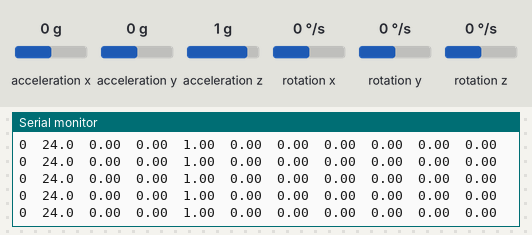
The sketch below on a simulated Arduino Uno, built with avr-gcc and run on an emulated ATmega328P. Shown: the last lines printed to the serial monitor. Wiring (inferred from the names in the program): MPU-6050 motion sensor at I2C address 0x68. The inputs (shaded band) are chosen by the test bench; at power-on: acceleration x 0 g, acceleration y 0 g, acceleration z 1 g, rotation x 0 °/s, rotation y 0 °/s, rotation z 0 °/s.

Above: at 1.2 s.
1.3 s: acceleration x set to -1.4 g
At 2.0 s:
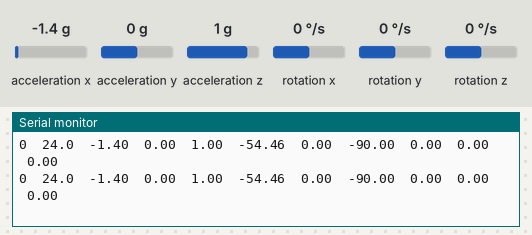
4.3 s: acceleration y set to -1.4 g
At 5.0 s:
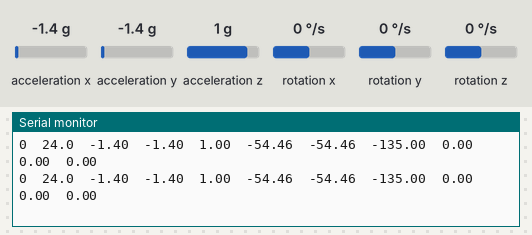
7.3 s: acceleration z set to -1.4 g
At 8.1 s:
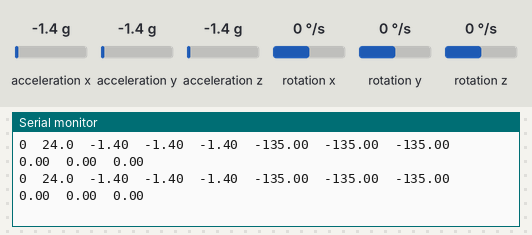
10.3 s: rotation x set to -192 °/s
At 10.9 s:
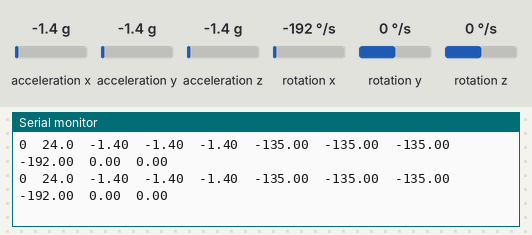
13.3 s: acceleration x set to 0 g
At 14.3 s:
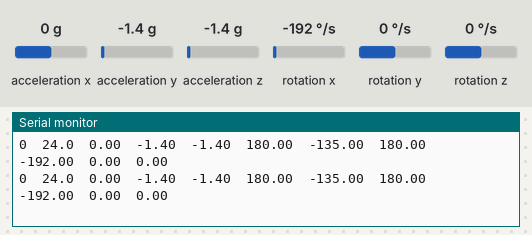
Timing chart, 0 to 16.3 s (numbered marks = the images above; inputs shaded):
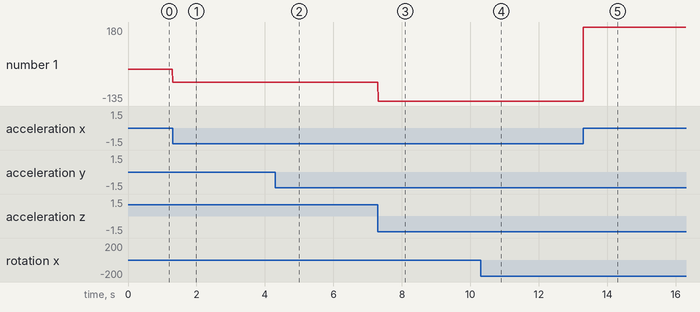

Measured:
- after the input at 1.3 s, the serial monitor: prints a new line at once (image 1)
- after the input at 4.3 s, the serial monitor: prints a new line at once (image 2)
- after the input at 7.3 s, the serial monitor: prints a new line at once (image 3)
- after the input at 10.3 s, the serial monitor: prints a new line at once (image 4)
- after the input at 13.3 s, the serial monitor: prints a new line at once (image 5)
- plotted number 1: 0 → -54.46 after the input at 1.3 s, -135 → 180 after the input at 13.3 s

The sketch:

MPU6050_Sample.ino
```cpp
// MPU-6050 Accelerometer + Gyro

// I2CにアクセスするためにWireライブラリを使用
#include <Wire.h>

// レジスタアドレス
#define MPU6050_ACCEL_XOUT_H 0x3B  // R
#define MPU6050_WHO_AM_I     0x75  // R
#define MPU6050_PWR_MGMT_1   0x6B  // R/W
#define MPU6050_I2C_ADDRESS  0x68

// 構造体定義
typedef union accel_t_gyro_union {
  struct {
    uint8_t x_accel_h;
    uint8_t x_accel_l;
    uint8_t y_accel_h;
    uint8_t y_accel_l;
    uint8_t z_accel_h;
    uint8_t z_accel_l;
    uint8_t t_h;
    uint8_t t_l;
    uint8_t x_gyro_h;
    uint8_t x_gyro_l;
    uint8_t y_gyro_h;
    uint8_t y_gyro_l;
    uint8_t z_gyro_h;
    uint8_t z_gyro_l;
  }
  reg;
  struct {
    int16_t x_accel;
    int16_t y_accel;
    int16_t z_accel;
    int16_t temperature;
    int16_t x_gyro;
    int16_t y_gyro;
    int16_t z_gyro;
  }
  value;
};

// デバイス初期化時に実行される
void setup() {
  int error;
  uint8_t c;

  Wire.begin();

  // ボーレートを115200bpsにセット
  Serial.begin(115200);
  Serial.print("InvenSense MPU-6050");
  Serial.print("June 2012");

  // 初回の読み出し
  error = MPU6050_read(MPU6050_WHO_AM_I, &c, 1);
  Serial.print("WHO_AM_I : ");
  Serial.print(c, HEX);
  Serial.print(", error = ");
  Serial.println(error, DEC);

  // 動作モードの読み出し
  error = MPU6050_read(MPU6050_PWR_MGMT_1, &c, 1);
  Serial.print("PWR_MGMT_1 : ");
  Serial.print(c, HEX);
  Serial.print(", error = ");
  Serial.println(error, DEC);

  // MPU6050動作開始
  MPU6050_write_reg(MPU6050_PWR_MGMT_1, 0);
}

void loop() {
  int error;
  float dT;
  accel_t_gyro_union accel_t_gyro;

  // 加速度、角速度の読み出し
  // accel_t_gyroは読み出した値を保存する構造体、その後ろの引数は取り出すバイト数
  error = MPU6050_read(MPU6050_ACCEL_XOUT_H, (uint8_t *)&accel_t_gyro, sizeof(accel_t_gyro));
  Serial.print(error, DEC);
  Serial.print("\t");

  // 取得できるデータはビッグエンディアンなので上位バイトと下位バイトの入れ替え（AVRはリトルエンディアン）
  uint8_t swap;
#define SWAP(x,y) swap = x; x = y; y = swap
  SWAP (accel_t_gyro.reg.x_accel_h, accel_t_gyro.reg.x_accel_l);
  SWAP (accel_t_gyro.reg.y_accel_h, accel_t_gyro.reg.y_accel_l);
  SWAP (accel_t_gyro.reg.z_accel_h, accel_t_gyro.reg.z_accel_l);
  SWAP (accel_t_gyro.reg.t_h, accel_t_gyro.reg.t_l);
  SWAP (accel_t_gyro.reg.x_gyro_h, accel_t_gyro.reg.x_gyro_l);
  SWAP (accel_t_gyro.reg.y_gyro_h, accel_t_gyro.reg.y_gyro_l);
  SWAP (accel_t_gyro.reg.z_gyro_h, accel_t_gyro.reg.z_gyro_l);

  // 温度の計算。式はレジスタマップに載ってます。この式おかしいかも…。
  dT = ( (float) accel_t_gyro.value.temperature + 12412.0) / 340.0;
  Serial.print(dT, 1);
  Serial.print("\t");

  // 取得した加速度値を分解能で割って加速度(G)に変換する
  float acc_x = accel_t_gyro.value.x_accel / 16384.0; //FS_SEL_0 16,384 LSB / g
  float acc_y = accel_t_gyro.value.y_accel / 16384.0;
  float acc_z = accel_t_gyro.value.z_accel / 16384.0;

  Serial.print(acc_x, 2);
  Serial.print("\t");
  Serial.print(acc_y, 2);
  Serial.print("\t");
  Serial.print(acc_z, 2);
  Serial.print("\t");

  // 加速度からセンサ対地角を求める
  float acc_angle_x = atan2(acc_x, acc_z) * 360 / 2.0 / PI;
  float acc_angle_y = atan2(acc_y, acc_z) * 360 / 2.0 / PI;
  float acc_angle_z = atan2(acc_x, acc_y) * 360 / 2.0 / PI;

  Serial.print(acc_angle_x, 2);
  Serial.print("\t");
  Serial.print(acc_angle_y, 2);
  Serial.print("\t");
  Serial.print(acc_angle_z, 2);
  Serial.print("\t");

  // 取得した角速度値を分解能で割って角速度(degrees per sec)に変換する
  float gyro_x = accel_t_gyro.value.x_gyro / 131.0;//FS_SEL_0 131 LSB / (°/s)
  float gyro_y = accel_t_gyro.value.y_gyro / 131.0;
  float gyro_z = accel_t_gyro.value.z_gyro / 131.0;

  Serial.print(gyro_x, 2);
  Serial.print("\t");
  Serial.print(gyro_y, 2);
  Serial.print("\t");
  Serial.print(gyro_z, 2);
  Serial.println("");
}

// MPU6050_read
int MPU6050_read(int start, uint8_t *buffer, int size) {
  int i, n, error;
  Wire.beginTransmission(MPU6050_I2C_ADDRESS);
  n = Wire.write(start);
  if (n != 1) {
    return (-10);
  }
  n = Wire.endTransmission(false);// hold the I2C-bus
  if (n != 0) {
    return (n);
  }
  // Third parameter is true: relase I2C-bus after data is read.
  Wire.requestFrom(MPU6050_I2C_ADDRESS, size, true);
  i = 0;
  while (Wire.available() && i < size) {
    buffer[i++] = Wire.read();
  }
  if ( i != size) {
    return (-11);
  }
  return (0); // return : no error
}

// MPU6050_write
int MPU6050_write(int start, const uint8_t *pData, int size) {
  int n, error;
  Wire.beginTransmission(MPU6050_I2C_ADDRESS);
  n = Wire.write(start);// write the start address
  if (n != 1) {
    return (-20);
  }
  n = Wire.write(pData, size);// write data bytes
  if (n != size) {
    return (-21);
  }
  error = Wire.endTransmission(true); // release the I2C-bus
  if (error != 0) {
    return (error);
  }

  return (0);// return : no error
}

// MPU6050_write_reg
int MPU6050_write_reg(int reg, uint8_t data) {
  int error;
  error = MPU6050_write(reg, &data, 1);
  Serial.print("error = ");
  Serial.println(error);
  return (error);
};
```
